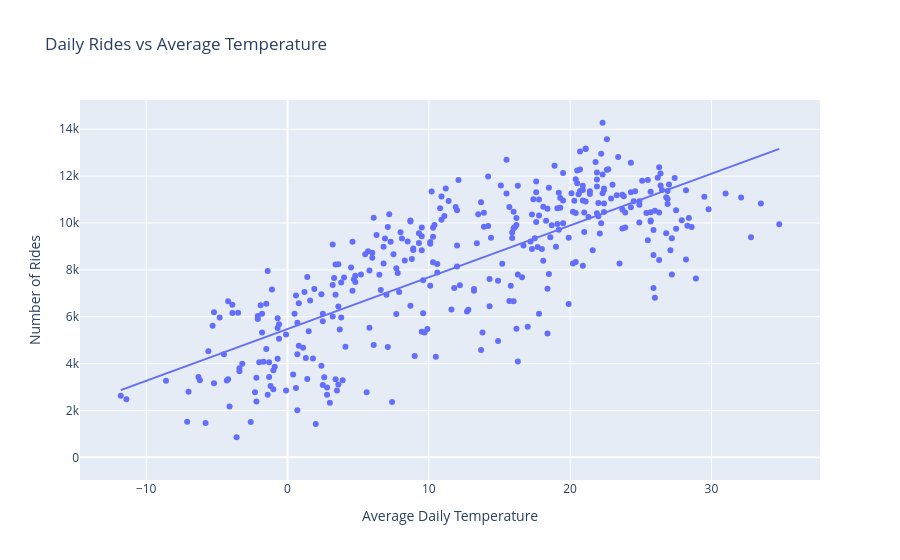

Notebook code cell kept with this figure:
### Code cell
fig = px.scatter(
    bike_weather_daily,
    x="temperature_2m_mean",
    y="number_of_rides",
    trendline="ols",
    title="Daily Rides vs Average Temperature"
)

fig.update_layout(
    xaxis_title="Average Daily Temperature",
    yaxis_title="Number of Rides"
)

fig.show()

### Figure 1 — Plotly figure (JSON) as saved in the notebook; plotly's stock layout.template omitted (floating-point values rounded to 4 significant figures; data arrays with more than 128 entries replaced by an {"elided": "..."} marker saying what was removed)
{"data": [{"hovertemplate": "temperature_2m_mean=%{x}<br>number_of_rides=%{y}<extra></extra>", "legendgroup": "", "marker": {"color": "#636efa", "symbol": "circle"}, "mode": "markers", "name": "", "orientation": "v", "showlegend": false, "type": "scatter", "x": {"elided": "366 float values"}, "xaxis": "x", "y": {"elided": "366 int values"}, "yaxis": "y"}, {"hovertemplate": "<b>OLS trendline</b><br>number_of_rides = 220.904 * temperature_2m_mean + 5473.29<br>R<sup>2</sup>=0.593508<br><br>temperature_2m_mean=%{x}<br>number_of_rides=%{y} <b>(trend)</b><extra></extra>", "legendgroup": "", "marker": {"color": "#636efa", "symbol": "circle"}, "mode": "lines", "name": "", "showlegend": false, "type": "scatter", "x": {"elided": "365 float values"}, "xaxis": "x", "y": {"elided": "365 float values"}, "yaxis": "y"}], "layout": {"legend": {"tracegroupgap": 0}, "title": {"text": "Daily Rides vs Average Temperature"}, "xaxis": {"anchor": "y", "domain": [0, 1], "title": {"text": "Average Daily Temperature"}}, "yaxis": {"anchor": "x", "domain": [0, 1], "title": {"text": "Number of Rides"}}}}
